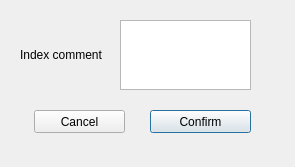
<?xml version="1.0" encoding="UTF-8"?>
<ui version="4.0">
 <class>SettingsWindow</class>
 <widget class="QDialog" name="SettingsWindow">
  <property name="geometry">
   <rect>
    <x>0</x>
    <y>0</y>
    <width>295</width>
    <height>167</height>
   </rect>
  </property>
  <property name="windowTitle">
   <string>Dialog</string>
  </property>
  <widget class="QPushButton" name="pushButton">
   <property name="geometry">
    <rect>
     <x>150</x>
     <y>110</y>
     <width>101</width>
     <height>23</height>
    </rect>
   </property>
   <property name="text">
    <string>Confirm</string>
   </property>
  </widget>
  <widget class="QPushButton" name="pushButton_2">
   <property name="geometry">
    <rect>
     <x>34</x>
     <y>110</y>
     <width>91</width>
     <height>23</height>
    </rect>
   </property>
   <property name="text">
    <string>Cancel</string>
   </property>
  </widget>
  <widget class="QLabel" name="label_4">
   <property name="geometry">
    <rect>
     <x>20</x>
     <y>20</y>
     <width>91</width>
     <height>70</height>
    </rect>
   </property>
   <property name="text">
    <string>Index comment</string>
   </property>
   <property name="wordWrap">
    <bool>false</bool>
   </property>
  </widget>
  <widget class="QTextEdit" name="textEdit_4">
   <property name="geometry">
    <rect>
     <x>120</x>
     <y>20</y>
     <width>131</width>
     <height>70</height>
    </rect>
   </property>
  </widget>
 </widget>
 <resources/>
 <connections/>
</ui>
